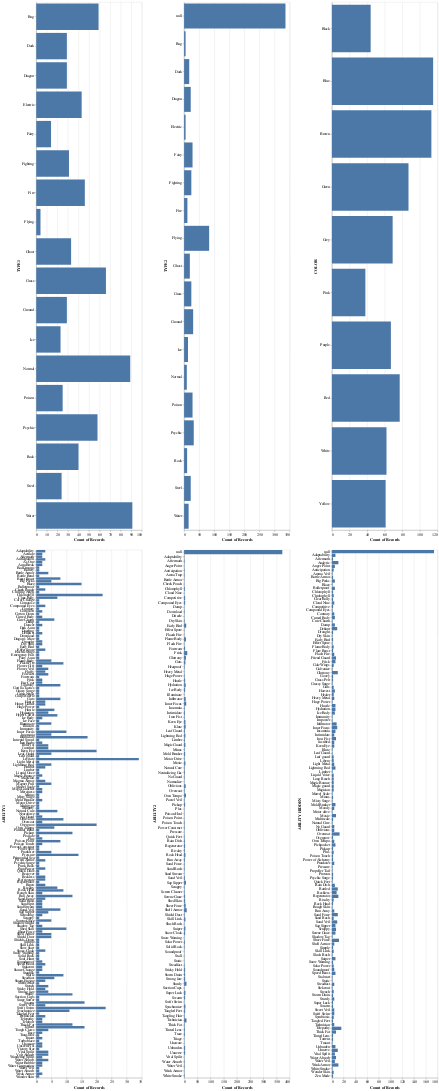

The code cell stored with this chart in its notebook:
### Markdown cell above
#### b. Distributions of categorical columns

### Code cell
alt.Chart(train_df).mark_bar().encode(
     x='count()',
     y=alt.X(alt.repeat()),
).properties(
    width=300,
    height=1500
).repeat(
    ['TYPE1','TYPE2','COLOR', 'ABILITY1','ABILITY2','ABILITY HIDDEN' ],
    columns=3
)

### Figure 1 — Vega-Lite specification as saved in the notebook (floating-point values rounded to 4 significant figures; data arrays with more than 128 entries replaced by an {"elided": "..."} marker saying what was removed)
{"config": {"view": {"continuousWidth": 400, "continuousHeight": 300}}, "repeat": ["TYPE1", "TYPE2", "COLOR", "ABILITY1", "ABILITY2", "ABILITY HIDDEN"], "spec": {"data": {"name": "data-b06a6705736e3674a9b25cc3ba80dd67"}, "mark": "bar", "encoding": {"x": {"aggregate": "count", "type": "quantitative"}, "y": {"field": {"repeat": "repeat"}}}, "height": 1500, "width": 300}, "columns": 3, "$schema": "https://vega.github.io/schema/vega-lite/v4.17.0.json", "datasets": {"data-b06a6705736e3674a9b25cc3ba80dd67": {"elided": "733 records"}}}
